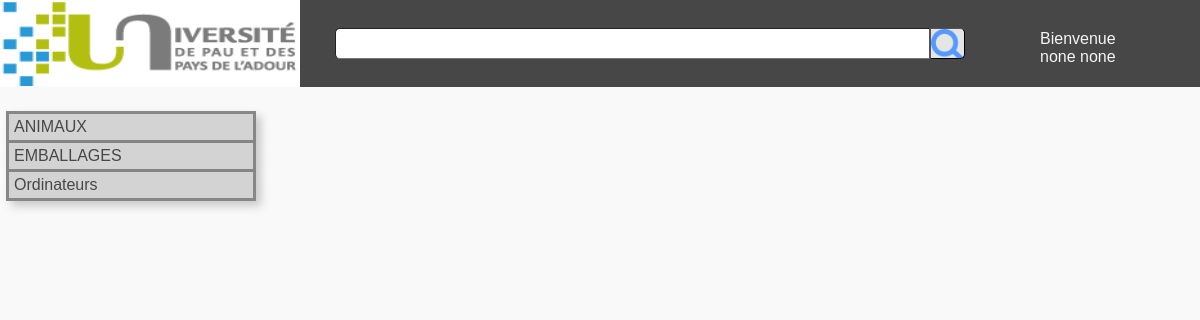
/index.php (signed in), run on the app's committed database.
### tables this page shows
CREATE TABLE categories (
  cat_id INT NOT NULL AUTO_INCREMENT,
  cat_name VARCHAR(50) NOT NULL,
  CONSTRAINT categories_key PRIMARY KEY(cat_id)
);

### menu.php (the view, shortened to what this page needs)
<?php
  $db_connect = mysqli_connect("localhost", "u_clecoq001", "YwYL3tnj", "db_clecoq001");
  $req_cat = 'SELECT cat_id, cat_name FROM categories';
  $res_cat = mysqli_query($db_connect, $req_cat);
?>
<div class="menu">
<?php
while ($row_cat = mysqli_fetch_array($res_cat)) {
      if ($row_cat[0] == 1) {
        echo '<div id="first_prim" class="prim_cat" onclick="location.href=\'index.php?cat='.$row_cat[0].'\'">';
      } else {
        echo '<div class="prim_cat" onclick="location.href=\'index.php?cat='.$row_cat[0].'\'">';
      }
      echo '<p class="prim_text">'.$row_cat[1].'</p>';
      echo '</div>';
}
?>
</div>

### main_stylesheet.css (style rules this page uses)
.background { background-color: #F9F9F9; font-family: Verdana, Arial, sans-serif; }
.menu { height: 20%; min-width: 200px; width: 25%; max-width: 250px; margin: 2%; margin-left: 0.5%; border-style: none; border-width: 0px; display: flex; flex-direction: column; text-align: left; justify-content: flex-start; }
.prim_cat { box-shadow: 5px 5px 10px rgba(0,0,0,0.2); background-color: #d3d3d3; color: #474747; text-decoration: none; display: flex; flex-direction: column; text-align: left; justify-content: center; display: inline-block; border-style: solid; border-color: #878787; border-width: 3px; border-top-width: 0px; cursor: pointer; }
#first_prim { border-top-width: 3px; }
.prim_text { margin: 4px; margin-left: 5px; padding: 0%; border-style: none; text-decoration: none; color: #474747; }

### data on the page
categories: cat_name "ANIMAUX"
categories: cat_name "EMBALLAGES"
categories: cat_name "Ordinateurs"

### other printed values
$_SESSION['prenom'] "none"
$_SESSION['nom'] "none"
